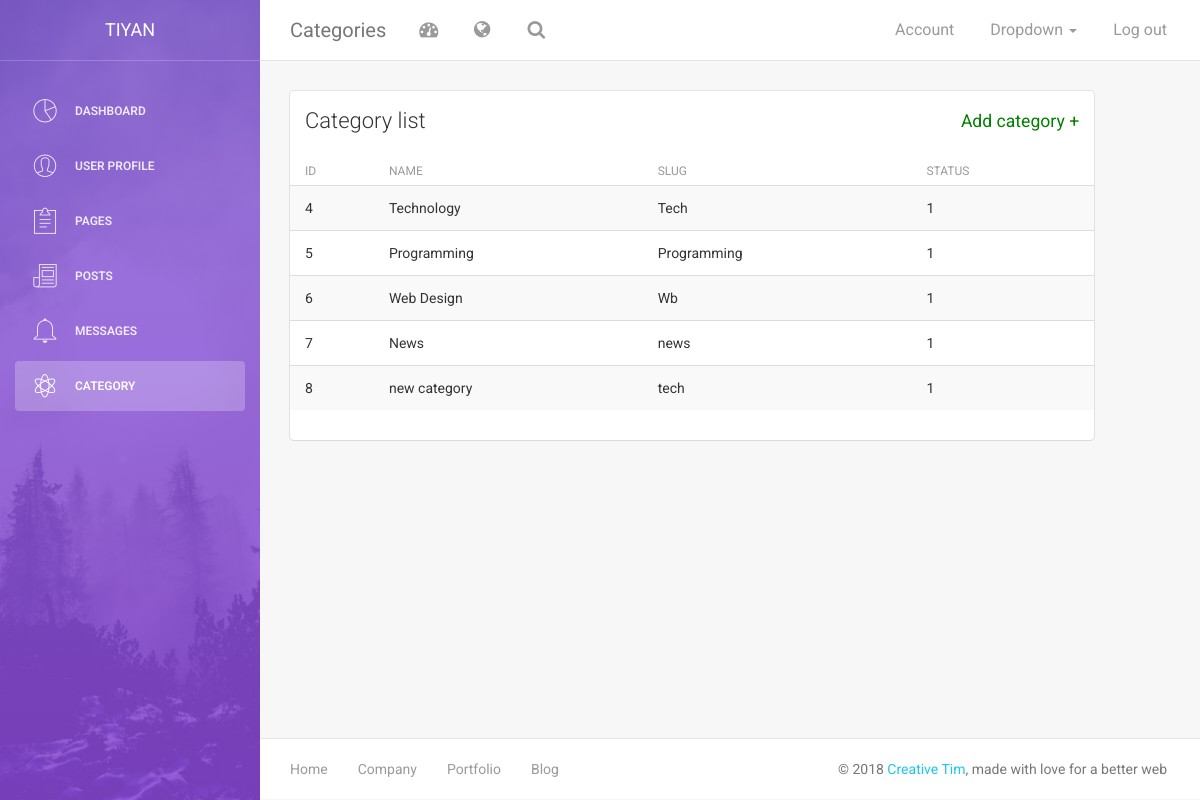
The app's page /categoryList.php with its own data.
### tables this page shows
CREATE TABLE IF NOT EXISTS `category` (
  `cat_id` int(11) NOT NULL AUTO_INCREMENT,
  `cat_name` varchar(150) DEFAULT NULL,
  `slug` varchar(150) DEFAULT NULL,
  `status` tinyint(1) DEFAULT NULL,
  PRIMARY KEY (`cat_id`)
);

### categoryList.php (the view, shortened to what this page needs)
<?php
$con = include("phpAssets/connect.php");
$query = "SELECT * FROM category";
$res = mysqli_query($connect,$query);
$fetch = mysqli_fetch_assoc($res);
?>
<!doctype html>
<html lang="en">
<head>
    <link href="assets/css/bootstrap.min.css" rel="stylesheet" />
    <link href="assets/css/animate.min.css" rel="stylesheet"/>
    <link href="assets/css/light-bootstrap-dashboard.css?v=1.4.0" rel="stylesheet"/>
    <link href="http://maxcdn.bootstrapcdn.com/font-awesome/4.2.0/css/font-awesome.min.css" rel="stylesheet">
    <link href="assets/css/pe-icon-7-stroke.css" rel="stylesheet" />
</head>
<body>
<div class="wrapper">
	<?php $active= basename($_SERVER['PHP_SELF'],".php"); include('phpAssets/sidebar.php');?>
    <div class="main-panel">
		<?php $head ='Categories'; include('phpAssets/header.php');?>
        <div class="content">
            <div class="container-fluid">
                <div class="row">
                    <div class="col-md-11">
                        <div class="card">
                            <div class="header">
                                <h4 class="title">Category list<a href='category.php'><span class='pull-right' style='font-size:0.8em;color:green'>Add category +</span></a></h4>
                            </div>
                            <div class="content table-responsive table-full-width">
                                <table class="table table-hover table-striped">
                                    <thead>
                                        <th>ID</th>
                                    	<th>Name</th>
                                    	<th>Slug</th>
										<th>Status</th>
                                    </thead>
                                    <tbody>
										<?php
											do{
												$id = $fetch['cat_id'];
												$name = $fetch['cat_name'];
												$slug = $fetch['slug'];
												$status =$fetch['status'];
											echo "<tr>
													<td>$id</td>
													<td>$name</td>
													<td>$slug</td>
													<td>$status</td>
												</tr>";
											}while($fetch = mysqli_fetch_assoc($res));
										?>
                                    </tbody>
                                </table>
                            </div>
                        </div>
                    </div>
                </div>
            </div>
        </div>
			<?php include('phpAssets/footer.php');?>
    </div>
</div>
</body>
</html>

### records on screen
category: cat_id "4", cat_name "Technology", slug "Tech", status "1"
category: cat_id "5", cat_name "Programming", slug "Programming", status "1"
category: cat_id "6", cat_name "Web Design", slug "Wb", status "1"
category: cat_id "7", cat_name "News", slug "news", status "1"
category: cat_id "8", cat_name "new category", slug "tech", status "1"

### other values on screen
$head "Categories"
